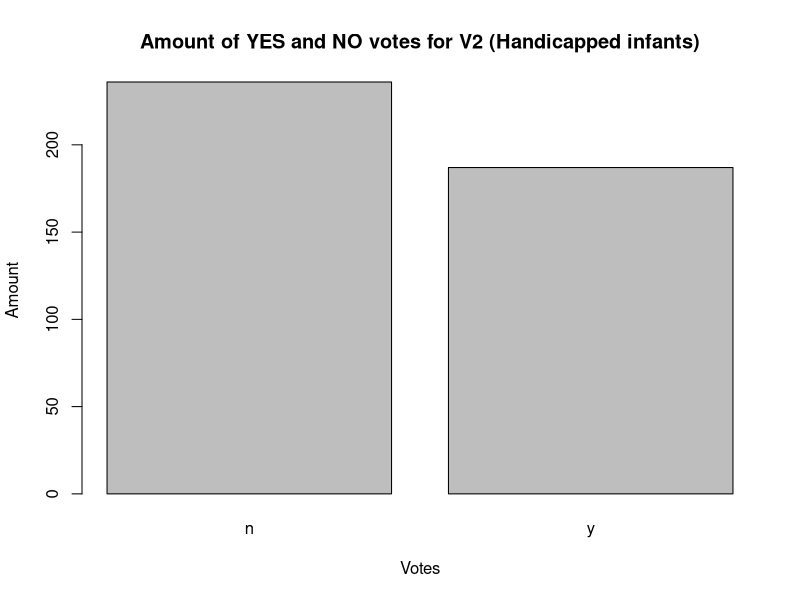
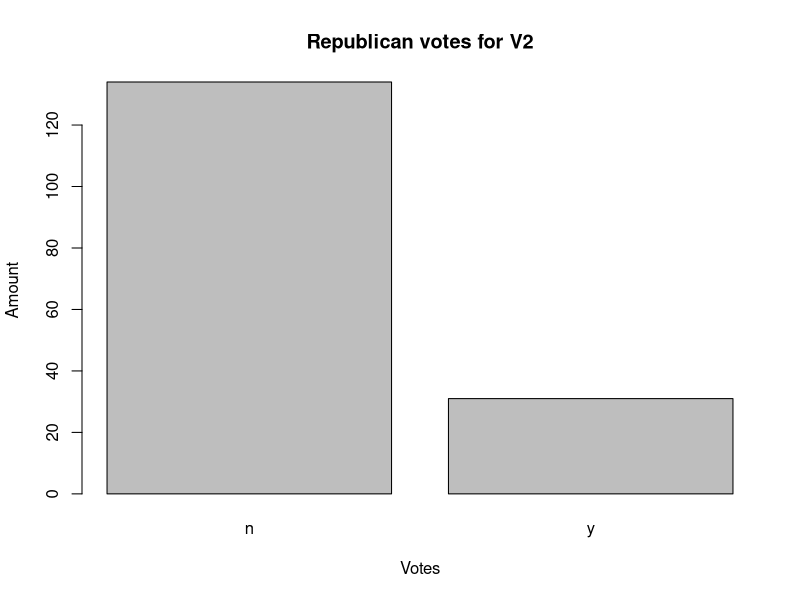
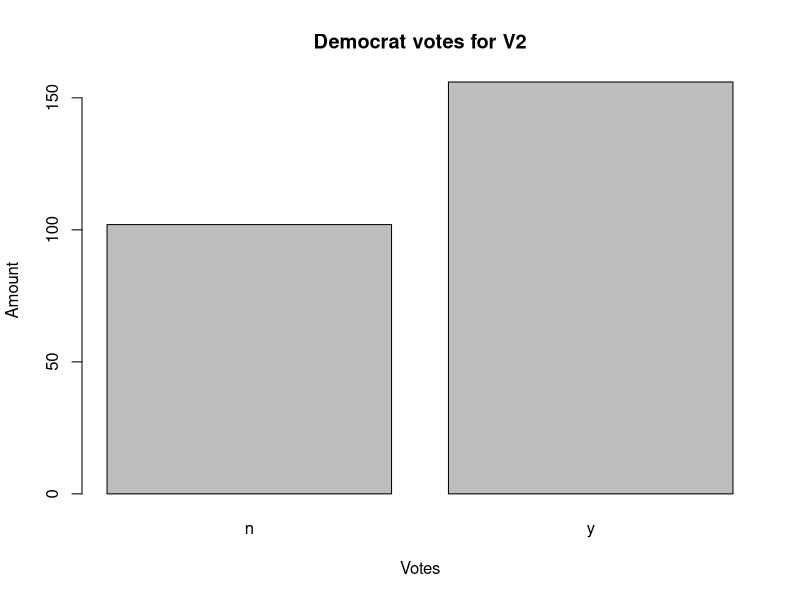
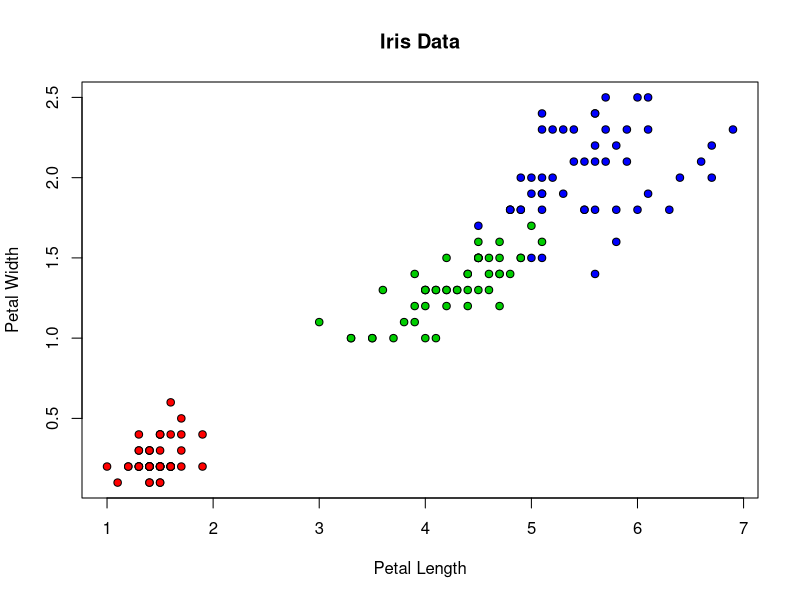
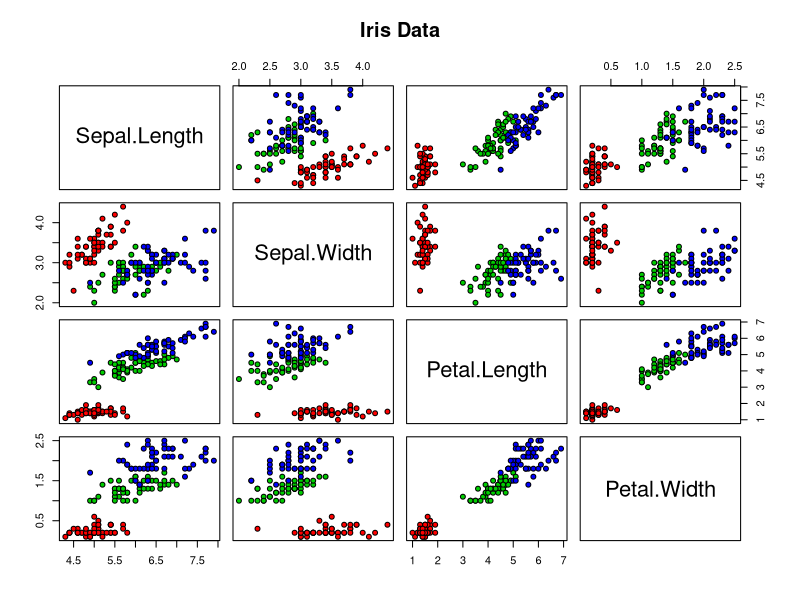
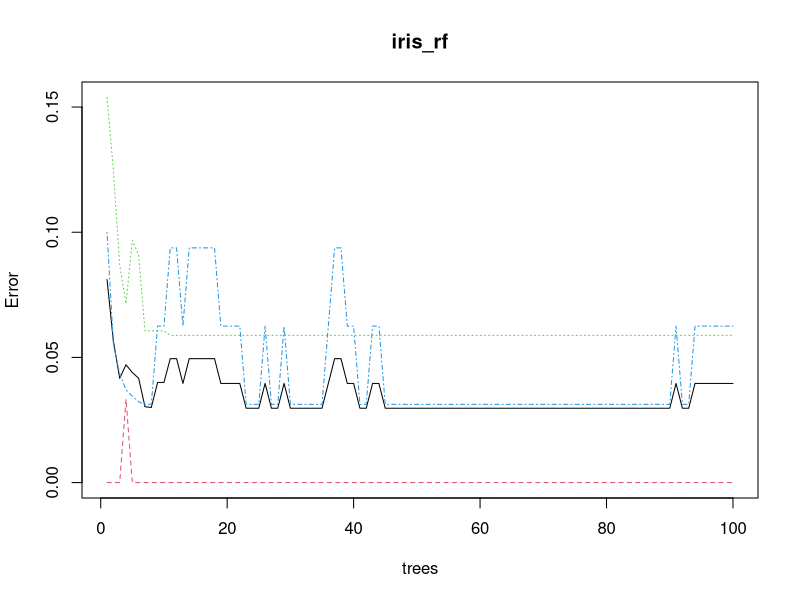
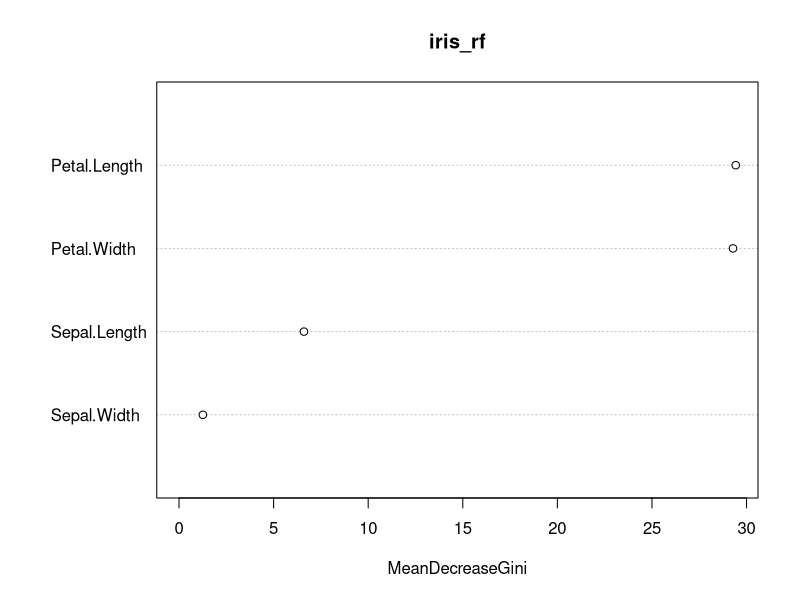

The R script that drew these images, in order:
#
###################################################
# Exercise 3.1                                    #
###################################################
# Show/argue that the odds-ratio in eq.(7)        #
# can be written as the inequality (eq.(8))       #
# between the ratio of the prior probabilities    #
# and the posterior probabilities.                #
###################################################
#  
#  ####################################################
#  # IF SYMBOLS LOOK MESSED UP                        #
#  # Click File > Reopen with Encoding > Select UTF-8 #
#  ####################################################
#
#
#  ℙ(∏1 | x)
# ___________ >  1
#  ℙ(∏2 | X)
#
# <=>
# 
#      f1(x) π1
#  __________________             
#  f1(x)π1 + f2(x)π2
# ______________________  > 1                             
#      f2(x) π2
#  _________________
#  f1(x)π1 + f2(x)π2
#
# <=>
#
#    f1(x)π1      > 1
# _____________               Cross multiply 
#    f2(x)π2      > 1
#
# <=>
# 
# f1(x)π1 > f2(x)π2
#
# <=>
#
#  f1(x)      π2
# _______  > ____
#  f2(x)      π1
#
#                  □

#################################################
# Exercise 3.2a                                 #
#################################################
# Source:                                       #############################################################
# https://eight2late.wordpress.com/2015/11/06/a-gentle-introduction-to-naive-bayes-classification-using-r/  #
#############################################################################################################
setwd("~/Documents/rprojects/dataScience")

# install.packages("mlbench")
# Load the mlbench library, which contains the HouseVote84
library(mlbench)
# Load the dataset
data("HouseVotes84")

# Barplots for specific elements
## Plot for all Yes and No
plot(as.factor(HouseVotes84[, 2]))
title(main = "Amount of YES and NO votes for V2 (Handicapped infants)", xlab = "Votes", ylab = "Amount")

## By Party
### Republicans
plot(as.factor(HouseVotes84[HouseVotes84$Class == "republican", 2]))
title(main = "Republican votes for V2", xlab = "Votes", ylab = "Amount")

## Democrats
plot(as.factor(HouseVotes84[HouseVotes84$Class == "democrat", 2]))
title(main = "Democrat votes for V2", xlab = "Votes", ylab = "Amount")


#################################################
# Exercise 3.2b                                 #
#################################################

# Taking care of missing values before we actually use Naive Bayes
## Function to return number of NA's by vote and class (democrat or republican)
na_by_col_class <- 
  function(col, cls) {
    return(sum(
      is.na(
        HouseVotes84[, col]
      ) &
        HouseVotes84$Class == cls
      )
    )
  }

## Function for the conditional probability that a member of a party will cast y and n
## for a topic, based on all members of te party who cast a vote (without NA)
p_y_col_class <- 
  function(col, cls){
    sum_y <- sum(
      HouseVotes84[, col] == "y" & 
        HouseVotes84$Class == cls, 
      na.rm = TRUE
    )
    sum_n <- sum(
      HouseVotes84[, col] == "n" &
        HouseVotes84$Class == cls,
      na.rm = TRUE
    )
    return(sum_y / (sum_y + sum_n))
  }

## Checking if the functions actually worked
p_y_col_class(2, "democrat")
p_y_col_class(2, "republican")
na_by_col_class(2, "democrat")
na_by_col_class(2, "republican")

## Replace missing values by randomly assigning y or n to NA's
### Uniform distribution is used to set the NA value to yes if the random number returned
### is less than the probability of a yes vote and to no otherwise.
for (i in 2:ncol(HouseVotes84)) {
  if (sum(is.na(HouseVotes84[, i]) > 0)) {
    c1 <- which(is.na(HouseVotes84[, i]) & HouseVotes84$Class == "democrat", arr.ind = TRUE)
    c2 <- which(is.na(HouseVotes84[, i]) & HouseVotes84$Class == "republican", arr.ind = TRUE)
    HouseVotes84[c1, i] <-
      ifelse(runif(na_by_col_class(i, "democrat")) < p_y_col_class(i, "democrat"), "y", "n")
    HouseVotes84[c2, i] <-
      ifelse(runif(na_by_col_class(i, "republican")) < p_y_col_class(i, "republican"), "y", "n")
  }
}

# View the new dataset
View(HouseVotes84)

# Now we are ready to actually work with the dataset and do some Naive Bayes

# Divide into test and training sets
# Create new col "train" and assign 1 or 0 in 80/20 proportion via random uniform dist
HouseVotes84[, "train"] <- 
  ifelse(runif(nrow(HouseVotes84)) < 0.80, 1, 0)

# Get col number of train / test indicator column (needed a bit later)
trainColNum <- grep("train", names(HouseVotes84))

# Seperate training and test sets and remove training column before modeling
trainHouseVotes84 <- HouseVotes84[HouseVotes84$train == 1, -trainColNum]
testHouseeVotes84 <- HouseVotes84[HouseVotes84$train == 0, -trainColNum]

# Finally we can now build the freaking Naive Bayes model

#install.packages("e1071")

# We need this library! As it contains the algorithm made nicely available for us!
library(e1071) 

# the Class~. means, the dependent variable (to be predicted) appears on the left hand side
# of the ~ and the independent variables (predictors or features) are on the right hand side.
# The dot is simply shorthand for "all variable other than the dependent one". And then we 
# have the dataframe (trainHouseVotes84)
nb_model <- naiveBayes(Class~. , data = trainHouseVotes84)

# Lets look at the model. Three differents ways to do that.
nb_model
summary(nb_model)
str(nb_model)

#################################################
# Exercise 3.2c                                 #
#################################################
# Time to do some predicting
# This is done by feeding test data into our model (nb_model) and then comparing with known
# values. As always a confusion matrix will be used.

# Dun dun dun!
nb_test_predict <- predict(nb_model, testHouseeVotes84[, -1])
# The confusion matrix
table(pred = nb_test_predict, true = testHouseeVotes84$Class)
# As seen in the confusion matrix, the algorithm has correctly classified 
# 43 out of 48 (43+5) democrats and 26 out of 30 republicans. Not bad!
# The values might vary on your NON-Linux computers.

#################################################
# Exercise 3.2d                                 #
#################################################
# Fractions of correct predictions
mean(nb_test_predict == testHouseeVotes84$Class)

#################################################
# Exercise 3.2e                                 #
#################################################
# One is the loneliest number, therefore we do things multiple times!

# Function to create, run and record model results
nb_multiple_runs <- function(train_fraction,n){
  fraction_correct <- rep(NA,n)
  for (i in 1:n){
    HouseVotes84[,"train"] <- ifelse(runif(nrow(HouseVotes84))<train_fraction,1,0)
    trainColNum <- grep("train",names(HouseVotes84))
    trainHouseVotes84 <- HouseVotes84[HouseVotes84$train==1,-trainColNum]
    testHouseVotes84 <- HouseVotes84[HouseVotes84$train==0,-trainColNum]
    nb_model <- naiveBayes(Class~.,data = trainHouseVotes84)
    nb_test_predict <- predict(nb_model,testHouseVotes84[,-1])
    fraction_correct[i] <- mean(nb_test_predict==testHouseVotes84$Class)
  }
  return(fraction_correct)
}

# 20 runs, 80% of data randomly selected for training set in each run
fraction_correct_predictions <- nb_multiple_runs(0.8, 20)
fraction_correct_predictions

# Summary of results
summary(fraction_correct_predictions)

# Standard Deviation
sd(fraction_correct_predictions)

# That is it for exercise 3.2

#################################################
# Exercise 3.3a                                 #
#################################################
# Source:                                       #####################################
# https://www2.warwick.ac.uk/fac/sci/moac/people/students/peter_cock/r/iris_plots/  #
#####################################################################################

# Lets do some fancy colourful plotting
plot(iris$Petal.Length, iris$Petal.Width, pch = 21, bg = c("red", "green3", "blue")
     [unclass(iris$Species)], main = "Iris Data", xlab = "Petal Length", ylab = "Petal Width")

# As illustrated in the scatterplot the different species are different in length and width
# Now, how do the other variables behave?
# For this we can use "pairs" command, which pairs scatterplots into a matrix
pairs(iris[1:4], main = "Iris Data", pch = 21, bg = c("red", "green3", "blue")
      [unclass(iris$Species)])

# Can probably be done even fancier!

#################################################
# Exercise 3.3b                                 #
#################################################
# Source:                                       #
# http://rischanlab.github.io/RandomForest.html #
#################################################

# Lets make a forest out of the flowers

# Divide the data into 0.7 / 0.3 training and test data
ind <- sample(2,nrow(iris),replace = TRUE, prob = c(0.7,0.3))
trainData <- iris[ind == 1, ]
testData <- iris[ind == 2, ]

#################################################
# Exercise 3.3c                                 #
#################################################
#install.packages("randomForest")
library(randomForest)

# Generate random forest learning trees
iris_rf <- randomForest(Species~.,data=trainData,ntree=100,proximity=TRUE)
table(predict(iris_rf), trainData$Species)

print(iris_rf)

plot(iris_rf)

importance(iris_rf)
varImpPlot(iris_rf)

#################################################
# Exercise 3.3d                                 #
#################################################
# Random Forest for testing data
irisPred<-predict(iris_rf,newdata=testData)
# Confusion Matrix
table(irisPred, testData$Species)
